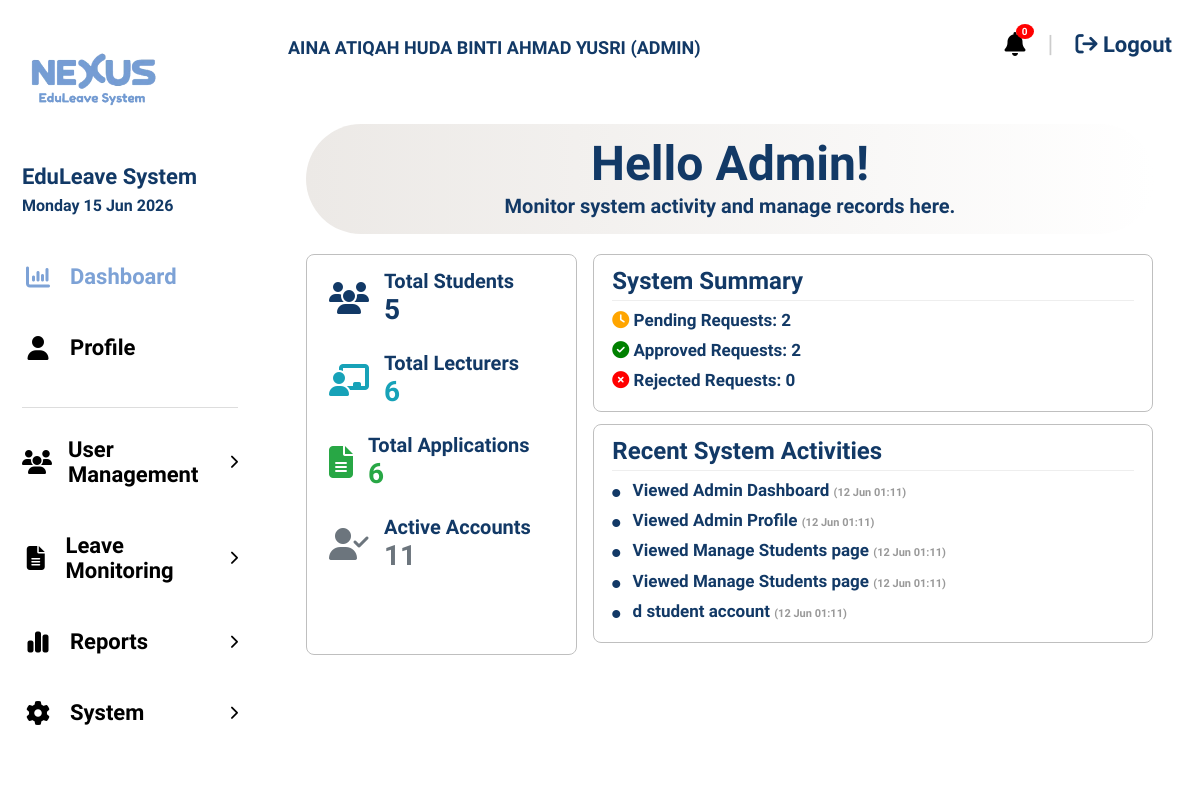
The page /dashboard_admin.php (signed in) on the database its author committed.
### tables this page shows
CREATE TABLE `activity_logs` (
  `id` int(11) NOT NULL,
  `user_id` int(11) NOT NULL,
  `user_name` varchar(255) NOT NULL,
  `user_role` varchar(50) NOT NULL,
  `activity_type` varchar(100) NOT NULL,
  `activity_description` text NOT NULL,
  `ip_address` varchar(45) DEFAULT NULL,
  `created_at` datetime NOT NULL
);

### dashboard_admin.php (the view, shortened to what this page needs)
<?php
include 'db_config.php';
$user = $_SESSION['user'];
$studentsQuery = mysqli_query($conn, "SELECT COUNT(*) as total FROM users WHERE role = 'student'");
$studentsCount = mysqli_fetch_assoc($studentsQuery);
$totalStudents = $studentsCount['total'];
$lecturersQuery = mysqli_query($conn, "SELECT COUNT(*) as total FROM users WHERE role = 'lecturer'");
$lecturersCount = mysqli_fetch_assoc($lecturersQuery);
$totalLecturers = $lecturersCount['total'];
$activeQuery = mysqli_query($conn, "SELECT COUNT(*) as total FROM users WHERE role = 'student' OR role = 'lecturer'");
$activeCount = mysqli_fetch_assoc($activeQuery);
$totalActive = $activeCount['total'];
$applicationsQuery = mysqli_query($conn, "SELECT COUNT(*) as total FROM leave_applications");
$applicationsCount = mysqli_fetch_assoc($applicationsQuery);
$totalApplications = $applicationsCount['total'];
$pendingQuery = mysqli_query($conn, "SELECT COUNT(*) as total FROM leave_applications WHERE status = 'Pending' OR status = 'Pending_Approvals' OR status = 'Partial_Signatures'");
$pendingCount = mysqli_fetch_assoc($pendingQuery);
$totalPending = $pendingCount['total'];
$approvedQuery = mysqli_query($conn, "SELECT COUNT(*) as total FROM leave_applications WHERE status = 'Approved' OR status = 'Approved_Form_Ready'");
$approvedCount = mysqli_fetch_assoc($approvedQuery);
$totalApproved = $approvedCount['total'];
$rejectedQuery = mysqli_query($conn, "SELECT COUNT(*) as total FROM leave_applications WHERE status = 'Rejected'");
$rejectedCount = mysqli_fetch_assoc($rejectedQuery);
$totalRejected = $rejectedCount['total'];
$recentActivitiesQuery = mysqli_query($conn, "SELECT * FROM activity_logs ORDER BY created_at DESC LIMIT 5");
?>
<!DOCTYPE html>
<html lang="en">
<head>
    <link rel="stylesheet" href="style.css">
    <link rel="stylesheet" href="https://cdnjs.cloudflare.com/ajax/libs/font-awesome/6.5.1/css/all.min.css">
</head>
<body class="dashboard-page">
<div class="sidebar">
    <img src="images/logo.png" class="sidebar-logo">
    <div class="sidebar-title">EduLeave System</div>
    <div class="sidebar-date"><?php echo date("l d M Y"); ?></div>
    <nav class="nav-menu">
        <a href="dashboard_admin.php" class="nav-link active">
            <i class="fa-solid fa-chart-column nav-fa"></i> Dashboard
        </a>
        <a href="profile_admin.php" class="nav-link">
            <i class="fa-solid fa-user nav-fa"></i> Profile
        </a>
        <div class="sidebar-divider"></div>
        <div class="nav-item has-submenu" onclick="toggleSubmenu(this)">
            <div class="nav-link">
                <i class="fa-solid fa-users nav-fa"></i> User Management
                <i class="fa-solid fa-chevron-right chevron"></i>
            </div>
        </div>
        <div class="nav-item has-submenu" onclick="toggleSubmenu(this)">
            <div class="nav-link">
                <i class="fa-solid fa-file-alt nav-fa"></i> Leave Monitoring
                <i class="fa-solid fa-chevron-right chevron"></i>
            </div>
        </div>
        <div class="nav-item has-submenu" onclick="toggleSubmenu(this)">
            <div class="nav-link">
                <i class="fa-solid fa-chart-simple nav-fa"></i> Reports
                <i class="fa-solid fa-chevron-right chevron"></i>
            </div>
        </div>
        <div class="nav-item has-submenu" onclick="toggleSubmenu(this)">
            <div class="nav-link">
                <i class="fa-solid fa-gear nav-fa"></i> System
                <i class="fa-solid fa-chevron-right chevron"></i>
            </div>
        </div>
    </nav>
</div>
<div class="dashboard-main">
    <div class="topbar">
        <div class="topbar-name"><?php echo strtoupper($user['full_name']); ?> (ADMIN)</div>
        <div class="topbar-right">
            <div class="notification-wrapper">
                <i class="fa-solid fa-bell notification-bell" onclick="toggleNotifications()"></i>
                <span class="notification-badge" id="notificationBadge">0</span>
            </div>
            <span style="color:#ccc; font-size:24px;">|</span>
            <a href="logout.php" class="logout-link"><i class="fa-solid fa-arrow-right-from-bracket"></i> Logout</a>
        </div>
    </div>
    <div class="dashboard-content">
        <div class="dashboard-card">
            <div class="welcome-box" style="text-align:center; background:linear-gradient(to right, #ece9e6, #ffffff); border-radius:60px;">
                <h1 style="font-size:48px; margin-bottom:0;">Hello Admin!</h1>
                <p style="font-size:20px;">Monitor system activity and manage records here.</p>
            </div>
            <div class="dashboard-grid" style="margin-top:20px;">
    <div class="left-stats">
        <div style="margin-bottom:25px; display: flex; align-items: center; gap: 15px;">
            <i class="fa-solid fa-users" style="font-size: 32px; color: #123966;"></i>
            <div>
                <p style="margin: 0;">Total Students</p>
                <h2 style="font-size:28px; color:#123966; margin: 0;"><?php echo $totalStudents; ?></h2>
            </div>
        </div>
        <div style="margin-bottom:25px; display: flex; align-items: center; gap: 15px;">
            <i class="fa-solid fa-chalkboard-user" style="font-size: 32px; color: #17a2b8;"></i>
            <div>
                <p style="margin: 0;">Total Lecturers</p>
                <h2 style="font-size:28px; color:#17a2b8; margin: 0;"><?php echo $totalLecturers; ?></h2>
            </div>
        </div>
        <div style="margin-bottom:25px; display: flex; align-items: center; gap: 15px;">
            <i class="fa-solid fa-file-lines" style="font-size: 32px; color: #28a745;"></i>
            <div>
                <p style="margin: 0;">Total Applications</p>
                <h2 style="font-size:28px; color:#28a745; margin: 0;"><?php echo $totalApplications; ?></h2>
            </div>
        </div>
        <div style="display: flex; align-items: center; gap: 15px;">
            <i class="fa-solid fa-user-check" style="font-size: 32px; color: #6c757d;"></i>
            <div>
                <p style="margin: 0;">Active Accounts</p>
                <h2 style="font-size:28px; color:#6c757d; margin: 0;"><?php echo $totalActive; ?></h2>
            </div>
        </div>
    </div>
    <div class="right-column-container">
        <div class="right-box">
            <h2 style="border-bottom:1px solid #eee; padding-bottom:5px;">System Summary</h2>
            <p><i class="fa-solid fa-clock" style="color:orange;"></i> Pending Requests: <?php echo $totalPending; ?></p>
            <p><i class="fa-solid fa-check-circle" style="color:green;"></i> Approved Requests: <?php echo $totalApproved; ?></p>
            <p><i class="fa-solid fa-times-circle" style="color:red;"></i> Rejected Requests: <?php echo $totalRejected; ?></p>
        </div>
        <div class="right-box">
            <h2 style="border-bottom:1px solid #eee; padding-bottom:5px;">Recent System Activities</h2>
            <?php if(mysqli_num_rows($recentActivitiesQuery) > 0): ?>
                <?php while($activity = mysqli_fetch_assoc($recentActivitiesQuery)): ?>
                    <p><i class="fa-solid fa-circle" style="font-size: 8px; color: #123966; margin-right: 8px;"></i> <?php echo $activity['activity_description']; ?> <span style="font-size: 11px; color: #999;">(<?php echo date("d M H:i", strtotime($activity['created_at'])); ?>)</span></p>
                <?php endwhile; ?>
            <?php else: ?>
                <p>No activities available yet.</p>
            <?php endif; ?>
        </div>
    </div>
</div>
        </div>
    </div>
</div>
</body>
</html>

### style.css (style rules this page uses)
* { box-sizing: border-box; }
body { margin: 0; min-height: 100vh; font-family: 'Baloo 2', cursive; background: url("images/background.jpg") center/cover no-repeat fixed; }
.dashboard-page { margin: 0; display: flex; height: 100vh; }
.sidebar { width: 260px; background: white; padding: 18px 22px; display: flex; flex-direction: column; height: 100vh; overflow-y: auto; flex-shrink: 0; }
.sidebar-logo { width: 140px; margin-bottom: 8px; }
.sidebar-title { font-size: 24px; font-weight: 800; color: #123966; line-height: 1; }
.sidebar-date { font-size: 18px; font-weight: 700; color: #123966; margin-top: 8px; margin-bottom: 35px; }
.nav-link { display: flex; align-items: center; gap: 18px; text-decoration: none; color: black; font-size: 20px; font-weight: 800; margin-bottom: 18px; }
.nav-link.active { color: #7ea6dc; }
.nav-fa { width: 30px; text-align: center; font-size: 28px; }
.dashboard-main { flex: 1; display: flex; flex-direction: column; }
.topbar { height: 88px; background: white; display: flex; align-items: center; justify-content: space-between; padding: 0 28px; flex-shrink: 0; }
.topbar-name { color: #123966; font-size: 18px; font-weight: 800; }
.topbar-right { display: flex; align-items: center; gap: 22px; }
.logout-link { color: #123966; text-decoration: none; font-size: 18px; font-weight: 700; }
.dashboard-content { padding: 22px 28px; overflow: hidden; }
.dashboard-card { background: rgba(255,255,255,0.92); border-radius: 10px; padding: 18px; height: calc(100vh - 120px); overflow: hidden; }
.welcome-box { background: rgba(248,248,248,0.95); border-radius: 55px; padding: 16px 34px; margin-bottom: 16px; }
.welcome-box h1 { margin: 0; color: #123966; font-size: 34px; line-height: 1; }
.welcome-box p { margin: 6px 0 0; color: #123966; font-size: 18px; font-weight: 700; }
.dashboard-grid { display: grid; grid-template-columns: 32% 66%; gap: 16px; height: calc(100% - 120px); }
.left-stats { border: 1px solid #bfbfbf; border-radius: 8px; background: white; padding: 14px 22px; overflow: hidden; }
.left-stats p { font-size: 20px; font-weight: 800; color: #123966; margin: 0 0 24px; line-height: 1.2; }
.right-box { border: 1px solid #bfbfbf; border-radius: 8px; background: white; padding: 12px 18px; margin-bottom: 12px; }
.right-box h2 { margin: 0 0 6px; color: #123966; font-size: 24px; font-weight: 800; }
.right-box p { color: #123966; font-size: 17px; font-weight: 700; margin: 8px 0; line-height: 1.3; }
.topbar-name { color: #123966; font-size: 18px; font-weight: 800; line-height: 1.2; padding-top: 8px; }
.dashboard-content { padding: 18px 28px; overflow-y: auto; }
.dashboard-card { height: auto; min-height: calc(100vh - 130px); overflow: visible; }
.nav-menu { display:flex; flex-direction:column; }
.nav-link { display:flex; align-items:center; gap:16px; padding:14px 0; text-decoration:none; color:black; font-size:22px; font-weight:700; }
.nav-link.active { color:#7da2d6; }
.nav-fa { width:28px; text-align:center; }
.nav-link.active { color: #7da2d6; font-weight: 700; }
.nav-link.active .nav-fa { color: #7da2d6; }
.welcome-box { padding: 18px 24px; }
.welcome-box h1 { color: #123966; font-weight: 800; }
.welcome-box p { color: #123966; font-weight: 600; }
.notification-wrapper { position:relative; }
.notification-bell { cursor:pointer; font-size:24px; }
.nav-menu { display: flex; flex-direction: column; }
.nav-link { display: flex; align-items: center; gap: 16px; padding: 14px 0; text-decoration: none; color: black; font-size: 22px; font-weight: 700; }
.nav-link.active { color: #7da2d6; }
.nav-fa { width: 32px; text-align: center; font-size: 24px; }
.chevron { margin-left: auto; font-size: 14px; transition: transform 0.3s; }
.sidebar-divider { height: 1px; background: #ddd; margin: 15px 0; }

### rows shown on the page
activity_logs: activity_description "Viewed Admin Dashboard", created_at "12 Jun 01:11"
activity_logs: activity_description "Viewed Admin Profile", created_at "12 Jun 01:11"
activity_logs: activity_description "Viewed Manage Students page", created_at "12 Jun 01:11"
activity_logs: activity_description "Viewed Manage Students page", created_at "12 Jun 01:11"
activity_logs: activity_description "d student account", created_at "12 Jun 01:11"

### other values the page prints
$user['full_name'] "AINA ATIQAH HUDA BINTI AHMAD YUSRI"
$totalStudents "5"
$totalLecturers "6"
$totalApplications "6"
$totalActive "11"
$totalPending "2"
$totalApproved "2"
$totalRejected "0"
